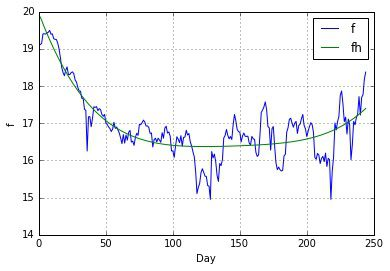

The script that drew this image:


# -*- coding: utf-8
import numpy as np
import matplotlib.pyplot as plt

def main():
    # CSVのロード
    data = np.genfromtxt("nikkei16.csv",delimiter=",", skip_header=1, dtype='float')
    
    # 5行目を抽出(日経平均株価の終値)
    f = data[:,4]/1000.0
    
    #　xの値を生成
    x = np.linspace(1, len(f), len(f))
    
    #　フィッティング
    a1, a2, a3, a4, b = np.polyfit(x, f, 4)
    
    # フィッティング関数
    fh = a1 * x**4 + a2 * x**3 + a3 * x**2 + a4 * x + b
    
    # グラフ作成
    plt.figure(1)

    # サンプル(日経平均株価)
    plt.plot(x, f,  label="f")
    plt.plot(x, fh, label="fh")
    #　ラベル軸
    plt.xlabel("Day")
    plt.ylabel("f")
    # 凡例
    plt.legend()
    # グリッド
    plt.grid()
    # グラフ表示
    plt.show()
    
if __name__ == "__main__":
    main()
